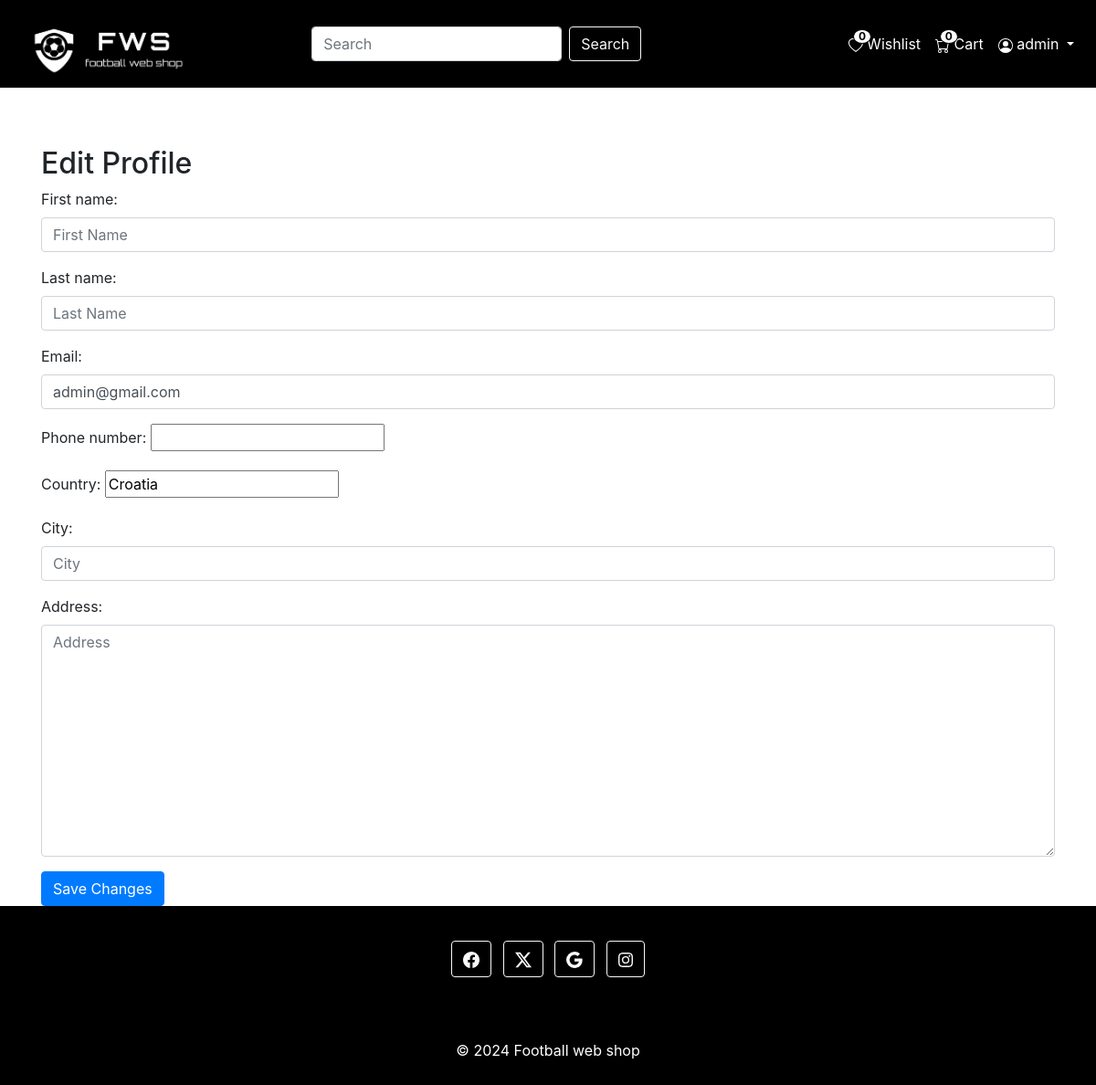
Page /settings/edit/ (signed in) on the committed database.
### football_web_shop_app/models.py (models this page shows, shortened)
class User(AbstractUser):
    first_name = models.CharField(max_length=30)
    last_name = models.CharField(max_length=30)
    email = models.EmailField(unique=True)
    phone_number = PhoneNumberField()
    country = CountryField()
    city = models.CharField(max_length=100,null=True, blank=True)
    address = models.TextField(null=True, blank=True)

### football_web_shop_app/views.py (the view)
# urls.py: path('settings/edit/', views.edit_profile, name='edit_profile'),
@login_required
def edit_profile(request):
    if request.method == 'POST':
        form = EditProfileForm(request.POST, instance=request.user)
        if form.is_valid():
            form.save()
            return redirect('user_settings')
    else:
        form = EditProfileForm(instance=request.user)
    return render(request, 'account/edit_profile.html', {'form': form})

### football_web_shop_app/forms.py
class EditProfileForm(forms.ModelForm):
    phone_number = PhoneNumberField(widget=PhoneNumberPrefixWidget(attrs={'class': 'form-control', 'placeholder': 'Phone Number'}))
    country = CountryField(blank_label='(select country)').formfield(widget=CountrySelectWidget(attrs={'class': 'form-control'}))
    city = forms.CharField(widget=forms.TextInput(attrs={'class': 'form-control', 'placeholder': 'City'}))
    address = forms.CharField(widget=forms.Textarea(attrs={'class': 'form-control', 'placeholder': 'Address'}))
    class Meta:
        model = User
        fields = ['first_name', 'last_name', 'email', 'phone_number', 'country', 'city', 'address']
        widgets = {
            'first_name': forms.TextInput(attrs={'class': 'form-control', 'placeholder': 'First Name'}),
            'last_name': forms.TextInput(attrs={'class': 'form-control', 'placeholder': 'Last Name'}),
            'email': forms.EmailInput(attrs={'class': 'form-control', 'placeholder': 'Email'}),
        }

### football_web_shop_app/context_processors.py (called while the page is built)
def cart_item_count(request):
    if request.user.is_authenticated:
        order = Order.objects.filter(user=request.user, paid_status=False).first()
        if order:
            return {'cart_item_count': order.items.count()}
    return {'cart_item_count': 0}

def wishlist_count(request):
    if request.user.is_authenticated:
        count = Wishlist.objects.filter(user=request.user).count()
    else:
        count = 0
    return {'wishlist_count': count}

### football_web_shop_app/templates/account/edit_profile.html (shortened to what this page needs)
{% extends "web_shop/base.html" %}
{% block content %}
<div class="container mt-5">
    <h2>Edit Profile</h2>
    <form method="post">
        {{ form.as_p }}
        <button type="submit" class="btn btn-primary">Save Changes</button>
    </form>
</div>
{% endblock %}

### football_web_shop_app/templates/web_shop/navbar.html (shortened to what this page needs)
{% load static %}
<nav class="navbar navbar-expand-lg navbar-dark border-light py-2 fixed-top">
    <a class="navbar-brand" href="{% url 'home' %}">
        <img src="{% static 'logo.png' %}" width="200" height="70" class="d-inline-block align-top" alt="">
    </a>
    <div class="collapse navbar-collapse" id="navbarSupportedContent" style="overflow-y: visible;">
        <form class="d-flex mx-auto" method="get" action="{% url 'home' %}">
            <input class="form-control me-2" type="search" name="query" placeholder="Search" aria-label="Search" value="{{ request.GET.query }}">
            <button class="btn btn-outline-light" type="submit">Search</button>
        </form>
        <ul class="navbar-nav ml-auto">
            <li class="nav-item">
                <a class="nav-link" href="{% url 'wishlist' %}" style="position: relative;">
                    Wishlist
                    <span class="badge badge-dark wishlist-badge">{{ wishlist_count }}</span>
                </a>
            </li>
            <li class="nav-item">
                <a class="nav-link" href="{% url 'order_detail' %}" style="position: relative;">
                    Cart
                    <span class="badge badge-dark cart-badge">{{ cart_item_count }}</span>
                </a>
            </li>
            {% if user.is_authenticated %}
            <li class="nav-item dropdown">
                <a class="nav-link dropdown-toggle" href="#" id="navbarDropdown" role="button" data-bs-toggle="dropdown" aria-expanded="false">
                    {{ user.username }}
                </a>
            </li>
            {% endif %}
        </ul>
    </div>
</nav>

### football_web_shop_app/templates/web_shop/base.html (style rules this page uses)
.navbar { background-color: black !important; border-bottom: 1px solid white; }
.navbar-brand, .navbar-nav .nav-link { color: white !important; }
.badge { position: absolute; top: -8px; right: -8px; padding: 5px 8px; border-radius: 50%; }
body { padding-top: 112px; display: flex; flex-direction: column; min-height: 100vh; }

### football_web_shop_app/templates/web_shop/navbar.html (style rules this page uses)
.cart-badge, .wishlist-badge { position: absolute; top: 4px; margin-right: 44px; padding: 1px 5px; border-radius: 50%; background: white; color: black; border: 1px solid black; }
.wishlist-badge { margin-right: 70px; }

### rows in the picture
User: username "admin", email "admin@gmail.com", country "Croatia"

### other values in the picture
{{ wishlist_count }} "0"
{{ cart_item_count }} "0"
